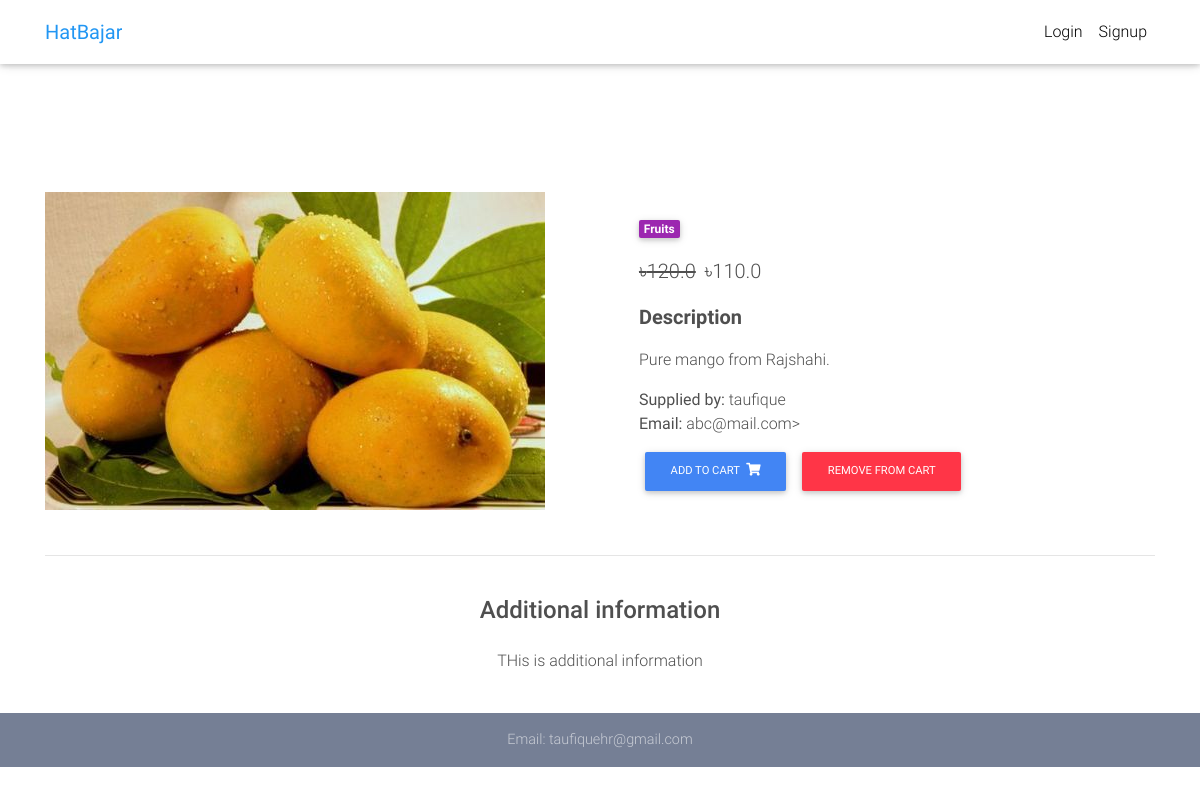
The page /product/deshi_mango/ on the database its author committed.
### core/models.py (models this page shows, shortened)
class Item(models.Model):
    user = models.ForeignKey(User, on_delete=models.CASCADE, default=1)
    title = models.CharField(max_length=100)
    common_name=models.CharField(default='mango',max_length=100)
    price = models.FloatField()
    discount_price = models.FloatField(blank=True, null=True)
    category = models.CharField(choices=CATEGORY_CHOICES, max_length=100)
    label = models.CharField(choices=LABEL_CHOICES, max_length=1)
    slug = models.SlugField()
    description = models.TextField()
    image = models.ImageField()
    def get_add_to_cart_url(self):
        return reverse("core:add-to-cart", kwargs={
            'slug': self.slug
        })
    def get_remove_from_cart_url(self):
        return reverse("core:remove-from-cart", kwargs={
            'slug': self.slug
        })

### core/views.py (the view)
# urls.py: path('product/<slug>/', ItemDetailView.as_view(), name='product'),
class ItemDetailView(DetailView):
    model = Item
    template_name = "product.html"

### templates/product.html (shortened to what this page needs)
{% extends "base.html" %}
{% block content %}
  <main class="mt-5 pt-4">
    <div class="container dark-grey-text mt-5">
      <div class="row wow fadeIn">
        <div class="col-md-6 mb-4">
          <img src="{{object.image.url}}" class="img-fluid" alt="">
        </div>
        <div class="col-md-6 mb-4">
          <div class="p-4">
            <div class="mb-3">
              <a href="">
                <span class="badge purple mr-1">{{ object.get_category_display }}</span>
              </a>
            </div>
            <p class="lead">
              {% if object.discount_price %}
              <span class="mr-1">
                <del>৳{{ object.price }}</del>
              </span>
              <span>৳{{ object.discount_price }}</span>
              {% else %}
              <span>৳{{ object.price }}</span>
              {% endif %}
            </p>
            <p class="lead font-weight-bold">Description</p>
            <p>{{ object.description }}</p>
            <p><b>Supplied by:</b> {{object.user.username }} <b><br>Email:</b> {{object.user.email }}></p>
            <a href="{{ object.get_add_to_cart_url }}" class="btn btn-primary btn-md my-0 p">
              Add to cart
              <i class="fas fa-shopping-cart ml-1"></i>
            </a>
            <a href="{{ object.get_remove_from_cart_url }}" class="btn btn-danger btn-md my-0 p">
              Remove from cart
            </a>
          </div>
        </div>
      </div>
      <hr>
      <div class="row d-flex justify-content-center wow fadeIn">
        <div class="col-md-6 text-center">
          <h4 class="my-4 h4">Additional information</h4>
          <p>THis is additional information</p>
        </div>
      </div>
      </div>
  </main>
{% endblock content %}

### templates/base.html (style rules this page uses)
html, body, header, .carousel { height: 60vh; }

### rows shown on the page
Item: image (picture), category "Fruits", price "120.0", discount_price "110.0", description "Pure mango from Rajshahi.", user.username "taufique", user.email "abc@mail.com"
